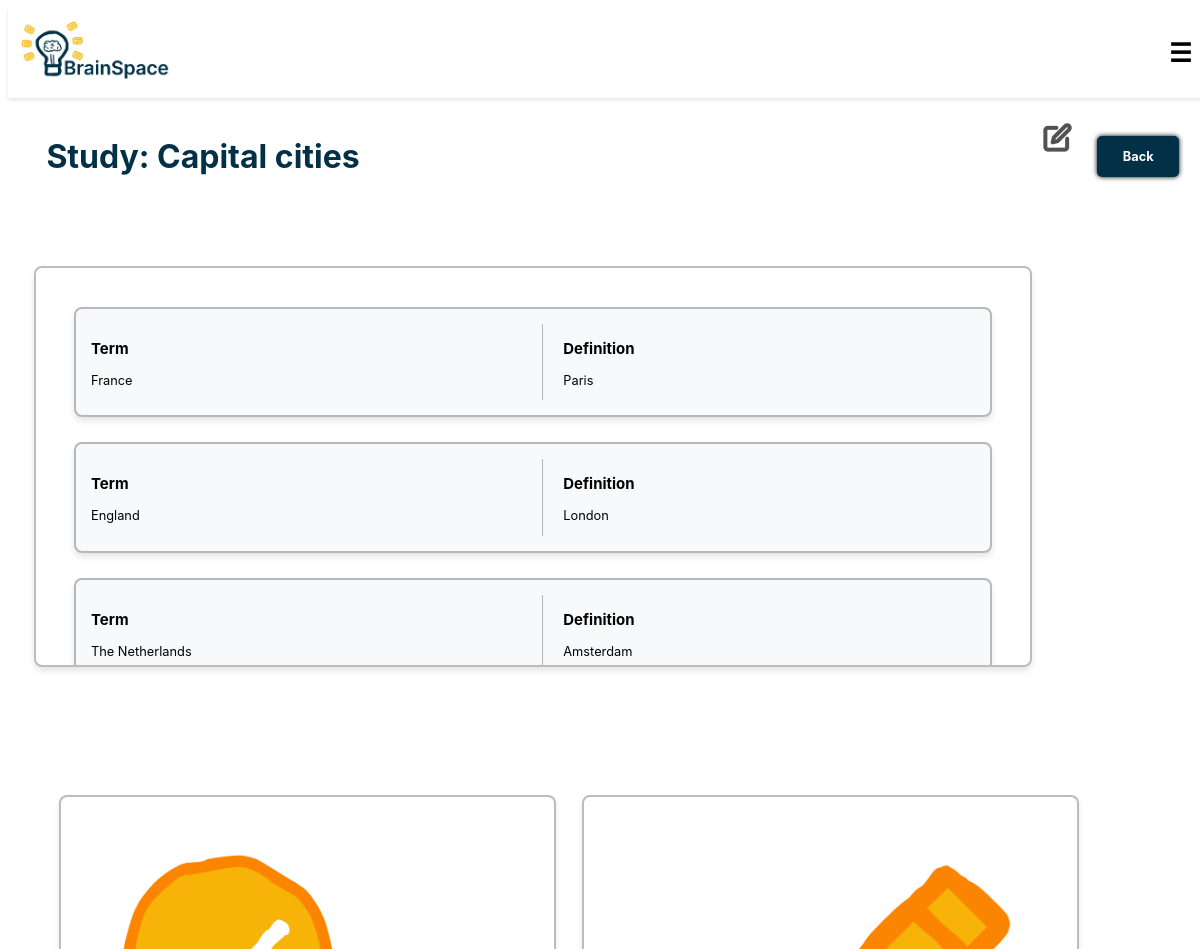
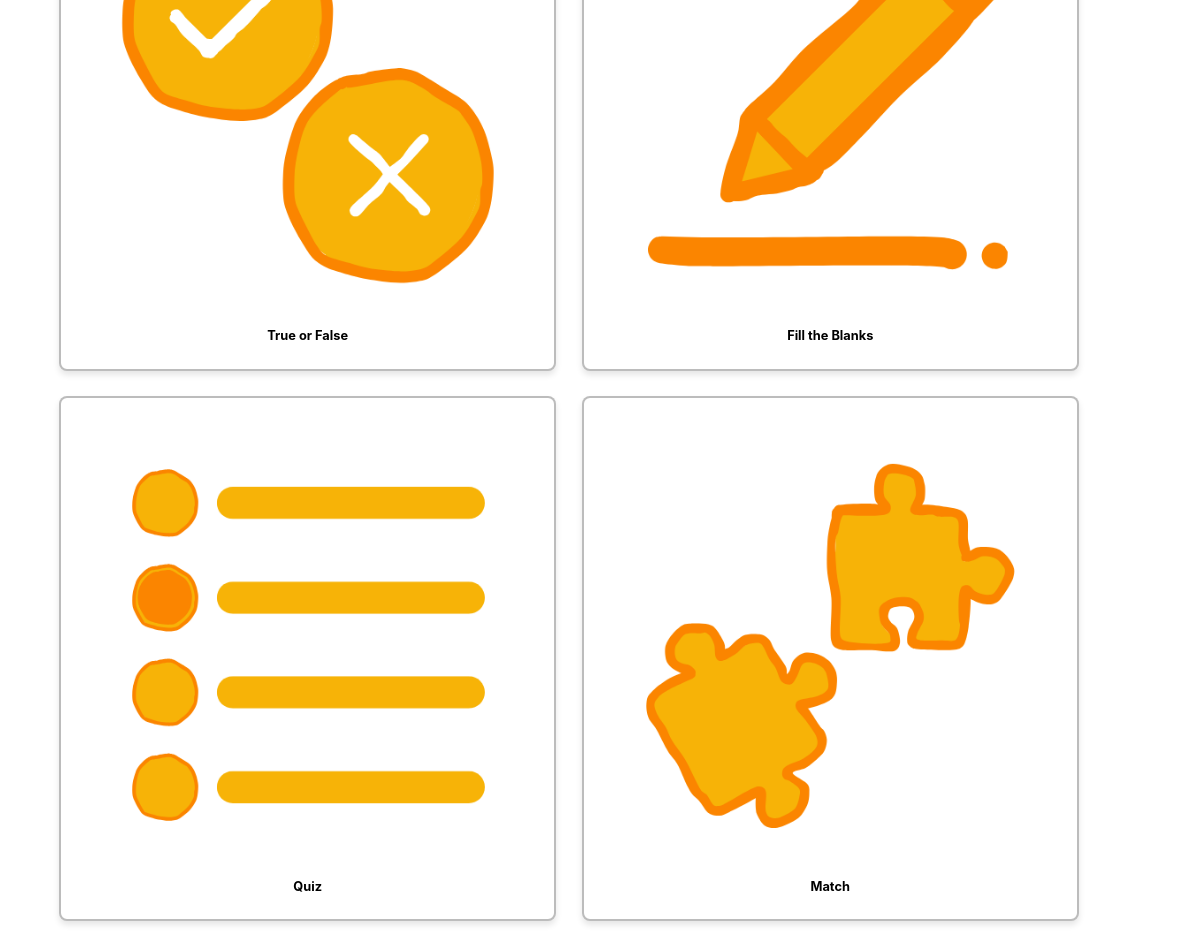
The page /study/1/ (signed in) on the database its author committed (2 pictures, top to bottom).
### cards/models.py (models this page shows, shortened)
class FlashcardSet(models.Model):
    user = models.ForeignKey(Profile, on_delete=models.CASCADE, related_name='flashcard_sets')
    name = models.CharField(max_length=255)
    created_at = models.DateTimeField(auto_now_add=True)
    baseline = models.FloatField(default=0)
    quickest_time = models.FloatField(null=True, blank=True)

class Flashcard(models.Model):
    set = models.ForeignKey(FlashcardSet, on_delete=models.CASCADE, related_name='flashcards')
    term = models.TextField()
    definition = models.TextField()
    interval = models.FloatField(default=86400)
    last_reviewed = models.DateTimeField(null=True, blank=True)
    ease_factor = models.FloatField(default=2.5)
    repetition = models.IntegerField(default=1)

### cards/views.py (the view)
# urls.py: path('study/<int:set_id>/', views.study_set, name='study'),
def study_set(request, set_id):
    flashcard_set = get_object_or_404(FlashcardSet, id=set_id, user=request.user.profile)
    flashcards = flashcard_set.flashcards.all()
    return render(request, 'cards/study.html', {
        'flashcard_set': flashcard_set,
        'flashcards': flashcards,
    })

### cards/templates/cards/study.html (shortened to what this page needs)
{% extends 'cards/header.html' %}
{% block content %}
{% load static %}
<div class="flashcard-nav-header">
    <div class="flashcard-nav-title">
        <h1>Study: {{ flashcard_set.name }}</h1>
    </div>
    <div class="flashcard-nav-buttons">
        <a href = "{% url 'edit' flashcard_set.id %}"><img src = "{% static 'images/Edit.png' %}"></a>
        <a href = "{% url 'dashboard' %}" class="loginbtn">Back</a>
    </div>
</div>
<div class="dashboard">
    <div class="flashcard-sidebar">
        <div class="scrollbox">
            {% for flashcard in flashcards %}
            <div class="flashcard-box">
                <div class="term-container">
                    <h3 class="term-heading">Term</h3>
                    <p class="term">{{ flashcard.term }}</p>
                </div>
                <div class="definition-container">
                    <h3 class="definition-heading">Definition</h3>
                    <p class="definition">{{ flashcard.definition }}</p>
                </div>
            </div>
            {% empty %}
            <p>No flashcards found in this set.</p>
            {% endfor %}
        </div>
    </div>
    <div class="study-grid">
        <div class="option-box">
            <a href="{% url 'setup_true_false' flashcard_set.id %}" class="study-option">
                <img src="{% static 'images/true_or_false.png' %}" alt="True or False">
            </a>
            True or False
        </div>
        <div class="option-box">
            <a href="{% url 'setup_fill_the_blanks' flashcard_set.id %}" class="study-option">
                <img src="{% static 'images/fill_blank.png' %}" alt="Fill the Blanks">
            </a>
            Fill the Blanks
        </div>
        <div class="option-box">
            <a href="{% url 'setup_quiz' flashcard_set.id %}" class="study-option">
                <img src="{% static 'images/multiple_choice.png' %}" alt="Quiz">
            </a>
            Quiz
        </div>
        <div class="option-box">
            <a href="{% url 'setup_match' flashcard_set.id %}" class="study-option">
                <img src="{% static 'images/match.png' %}" alt="Match">
            </a>
            Match
        </div>
    </div>
</div>
{% endblock %}

### static/css/styles.css (style rules this page uses)
html { font-size: 80%; overflow-x: hidden; }
body { font-family: 'Inter', Arial, sans-serif; height: 100vh; display: flex; flex-wrap: wrap; justify-content: center; }
h1 { font-size: 2.5rem; margin-left: 2rem; color: #023047; }
.loginbtn { display: inline-block; margin: 1rem; padding: 1rem 2rem; background-color: #023047; color: #fff; font-weight: bold; text-decoration: none; border-radius: 5px; text-align: center; box-shadow: #000000 0px 0px 5px; }
.flashcard-sidebar { width: 55%; height: 100%; display: flex; flex-direction: column; min-width: 27rem; }
.scrollbox { width: 90%; height: 70vh; padding: 3rem; margin-top: 2rem; overflow-y: auto; border: 2px solid #00000043; border-radius: 8px; box-shadow: 0 4px 6px rgba(0, 0, 0, 0.1); }
@media (max-width: 75rem) { .dashboard { display: flex; flex-direction: column; gap: 2rem; padding: 2rem; justify-content: center; } }
@media (max-width: 75rem) { .scrollbox { height: 40vh; } }
@media (max-width: 75rem) { .flashcard-sidebar { width: 90%; } }
@media (max-width: 75rem) { .study-grid { display: grid; width: 90%; grid-template-columns: repeat(2, 1fr); gap: 2rem; padding: 2rem; height: 95% } }
@media (max-width: 75rem) { .study-option img { width: 100% !important; } }
.badge-shop .header, .flashcard-nav-header { width: 100%; display: flex; align-items: center; justify-content: space-between; padding: 1rem; }
.flashcard-nav-title { display: flex; align-items: center; gap: 10px; }
.flashcard-nav-buttons { display: flex; gap: 1rem; float: right; width: 30%; justify-content: right; margin: 1rem; flex-wrap: wrap; }
.flashcard-box { display: flex; justify-content: space-between; align-items: center; margin-bottom: 25px; padding: 15px; border: 2px solid #00000043; border-radius: 8px; background-color: #f8f9fa; box-shadow: 0 4px 6px rgba(0, 0, 0, 0.1); width: 100%; box-sizing: border-box; }
.dashboard { display: flex; gap: 8rem; padding: 2rem; justify-content: center; }
.term-container, .definition-container { flex: 1; margin-right: 20px; }
.definition-container { margin-right: 0; text-align: left; }
.study-grid { display: grid; grid-template-columns: repeat(2, 1fr); gap: 2rem; padding: 2rem; height: 95% }
.study-option img { width: 12rem; height: auto; display: block; margin-bottom: 1rem; }
.option-box { font-weight: bold; display: flex; flex-direction: column; align-items: center; justify-content: center; padding: 2rem; border: 2px solid #00000043; border-radius: 8px; background-color: #ffffff; box-shadow: 0 4px 6px rgba(0, 0, 0, 0.1); width: 100%; box-sizing: border-box; transition: transform 0.2s ease-in-out, opacity 0.2s ease-in-out; }

### rows shown on the page
FlashcardSet: name "Capital cities"
Flashcard: term "France", definition "Paris"
Flashcard: term "England", definition "London"
Flashcard: term "The Netherlands", definition "Amsterdam"
